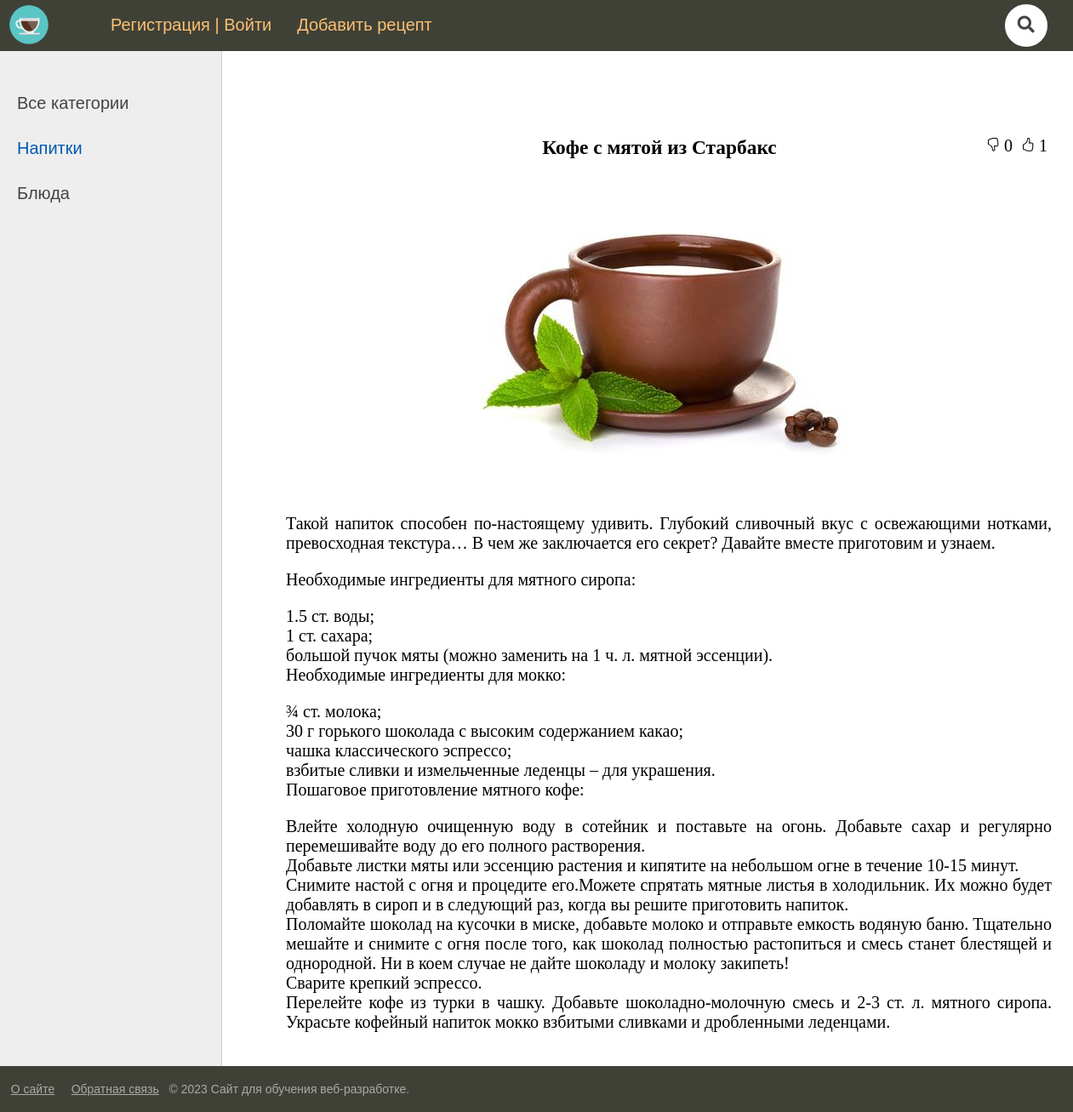
Page /post/blog/ on the committed database.
### blog/models.py (models this page shows, shortened)
class Category(models.Model):
    name = models.CharField(max_length=100, db_index=True, verbose_name="Категория")
    slug = AutoSlugField(populate_from="name", max_length=255, unique=True, db_index=True, verbose_name="URL")
    def get_absolute_url(self):
        return reverse('category', kwargs={'cat_slug': self.slug})
    class Meta:
        verbose_name = 'Категория'
        verbose_name_plural = 'Категории'
        ordering = ['id']

class Blog(models.Model):
    title = models.CharField(max_length=255, verbose_name="Заголовок")
    slug = AutoSlugField(populate_from="title", max_length=255, unique=True, db_index=True, verbose_name="URL")
    content = models.TextField(blank=True, verbose_name="Содержание")
    photo = models.ImageField(upload_to="photos/%Y/%m/%d/", verbose_name="Фото", blank=True)
    time_create = models.DateTimeField(auto_now_add=True, verbose_name="Время создания")
    time_update = models.DateTimeField(auto_now=True, verbose_name="Время изменения")
    is_published = models.BooleanField(default=False, verbose_name="Опубликовано")
    cat = models.ForeignKey('Category', on_delete=models.PROTECT, verbose_name="Категории")
    author = models.ForeignKey(User, on_delete=models.PROTECT, verbose_name="Автор")
    votes = GenericRelation("LikeDislike", related_query_name='blog')
    def __str__(self):
        return self.title
    class Meta:
        verbose_name = 'Блог'
        verbose_name_plural = 'Блоги'
        ordering = ['-time_create', 'title']

### blog/views.py (the view)
# urls.py: path('post/<slug:slug>/', ShowPost.as_view(), name='post'),
class ShowPost(DataMixin, DetailView):
    model = Blog
    template_name = "blog/post.html"
    context_object_name = "post"
    def get_context_data(self, *, object_list=None, **kwargs):
        context = super().get_context_data(**kwargs)
        c_def = self.get_user_data()
        context.update(c_def)
        context["cat_selected"] = context["post"].cat_id
        context["title"] = context["post"]
        return context

### blog/models.py (called while the page is built)
    def likes(self):
        return self.get_queryset().filter(vote__gt=0)

    def dislikes(self):
        return self.get_queryset().filter(vote__lt=0)

### blog/utils.py (called while the page is built)
    def get_user_data(self, **kwargs):
        context = kwargs
        cats = Category.objects.all()
        context["cats"] = cats
        context["header_menu"] = header_menu
        context["footer_menu"] = footer_menu
        if "cat_selected" not in context:
            context["cat_selected"] = 0
        return context

### blog/templates/blog/post.html (shortened to what this page needs)
{% extends 'blog/base.html' %}
{% load static %}
{% block content %}
<ul class="like-dislike">
    <li class="like-dislike" data-id="{{ post.id }}" data-type="blog" data-action="like" title="Нравится">
        <span><img src="{% static 'blog/images/hand-thumbs-up.svg' %}"></span>
        <span data-count="like">{{ post.votes.likes.count }}</span>
    </li>
    <li class="like-dislike" data-id="{{ post.id }}" data-type="blog" data-action="dislike" title="Не нравится">
        <span><img src="{% static 'blog/images/hand-thumbs-down.svg' %}"></span>
        <span data-count="dislike">{{ post.votes.dislikes.count }}</span>
    </li>
    <li class="content-title">
        <h3>{{post.title}}</h3>
    </li>
</ul>
{% if post.photo %}
<p><img class="img-article-left-post" src="{{post.photo.url}}"></p>
{% endif %}
<div class="post-content">{{post.content|linebreaks}}</div>
{% endblock %}

### blog/templates/blog/base.html (shortened to what this page needs)
{% load static %}
<!DOCTYPE html>
<html>
<head>
	<link type="text/css" href="{% static 'blog/css/styles.css' %}" rel="stylesheet" />
	<link rel="stylesheet" href="https://maxcdn.bootstrapcdn.com/font-awesome/4.5.0/css/font-awesome.min.css">
</head>
<body>
<table class="table-page" border=0 cellpadding="0" cellspacing="0">
<tr><td valign=top>
{% block mainmenu %}
		<div class="header">
			<ul id="mainmenu" class="mainmenu">
				<li class="logo"><a href="{% url 'home' %}"><div class="logo"></div></a></li>
				<li class="first">
				 {% if request.user.is_authenticated %}
					<li class="first"> {{user.username | upper }}&nbsp;&nbsp;<a href="{% url 'logout' %}"><img class="logout" src="{% static 'blog/images/logout1.svg' %}"</img></a></li>
				{% else %}
					<li class="first"><a href="{% url 'register' %}">Регистрация</a> | <a href="{% url 'login' %}">Войти</a></li>
				{% endif %}
				</li>
				{% for m in header_menu %}
					<li><a href="{% url m.url_name %}">{{m.title}}</a></li>
				{% endfor %}
				<li class="last">
					<li class="last">
						<link rel="stylesheet" href="https://use.fontawesome.com/releases/v5.3.1/css/all.css">
						<form class="search" action="{% url 'search' %}" method="get">
  							<i class="fa fa-search"></i>
						</form>
					</li>
				</li>
			</ul>
		</div>
{% endblock mainmenu %}
<table class="table-content" border=0 cellpadding="0" cellspacing="0">
<tr>
	<td valign="top" class="left-chapters">
	<ul id="leftchapters">
{% if cat_selected == 0 %}
		<li class="selected">Все категории</li>
{% else %}
		<li><a href="{% url 'home' %}">Все категории</a></li>
{% endif %}
{% for c in cats %}
		{% if cat_selected == c.pk %}
			<li class="selected">{{ c.name }}</li>
		{% else %}
			<li><a href="{{ c.get_absolute_url }}">{{ c.name }}</a></li>
		{% endif %}
{% endfor %}
	</ul>
</td>
<td valign="top" class="content">
	<div class="content-text">
{% block content %}
{% endblock %}
	</div>
</td></tr></table>
</td></tr>
<tr><td valign=top>
	<div id="footer">
	<p>
		{% for m in footer_menu %}
			&nbsp; <a href="{% url m.url_name %}">{{m.title}}</a> &nbsp;
		{% endfor %}
		&copy; {% now "Y" %} Сайт для обучения веб-разработке.
	</p>
	</div>
</td></tr></table>
</body>
</html>

### blog/static/blog/css/styles.css (style rules this page uses)
html, body { font-family: 'Arial'; margin: 0; padding: 0; height: 100%; width: 100%; color: #444; }
a { color: black; text-decoration: none; }
form.search { position: relative; top: 50%; left: 50%; transform: translate(-50%,-50%); transition: all 1s; width: 50px; height: 50px; background: white; box-sizing: border-box; border-radius: 25px; border: 4px solid white; padding: 5px; margin: 12px 0px 0 0px; }
.fa { box-sizing: border-box; padding: 10px; width: 42.5px; height: 42.5px; position: absolute; top: 0; right: 0; border-radius: 50%; color: #444; text-align: center; font-size: 1.2em; transition: all 1s; }
img { max-width: 600px; height: auto; }
img.img-article-left-post { display: block; max-width: auto; height: auto; padding: 0 10px 10px 0; margin-left: auto; margin-right: auto; }
.table-page { width: 100%; height: 100%; vertical-align: top; }
.table-page tr { height: 100%; }
.header { background: #3F4137; height: 60px; z-index: 999999; }
.logo { background: url('../images/logo.png') no-repeat 10px 5px; width: 70px; height: 60px; }
ul.mainmenu { list-style: none; margin: 0; padding: 0; height: 60px; color: #fdc073; font-size: 20px; overflow: hidden; }
ul.mainmenu li { float: left; margin: 18px 0px 0 30px; }
ul.mainmenu li.logo { margin: 0; }
ul.mainmenu li.last { float: right; }
ul.mainmenu li a { color: #fdc073; text-decoration: none; }
.table-content { width: 100%; min-height: 100%; height: 100%; }
.left-chapters { margin: 0; background: #eee; border-right: 1px solid #ccc; min-height: 100%; }
.left-chapters ul { width: 230px; min-height: 100%; margin: 0; padding: 20px 10px 10px 20px; list-style: none; font-size: 20px; min-height: calc(100vh - 55px); }
.left-chapters ul li { margin: 30px 0 0 0; color: #999; }
.left-chapters ul li.selected { color: #0059b2; }
.left-chapters ul li a { color: #444; text-decoration: none; }
.content { padding: 40px 20px 20px 40px; width: 100%; box-sizing: border-box; }
.content-text { margin: 60px 0 0 30px; color: #000; font-size: 20px; font-family: Yandex Sans Display Light; }
#footer { box-sizing: border-box; background: #3F4137; padding: 5px; color: #aaa; font-size: 14px; font-family: Verdana, Geneva, Arial, Helvetica; text-align: left; overflow: hidden; }
#footer a { text-decoration: underline; color: #aaa; }
ul.like-dislike { padding-left: 0; }
li.like-dislike { float: right; margin: 0px 10px 0 0px; list-style-type: none; }
.post-content { width: 900px; margin-left: auto; margin-right: auto; text-align: justify; }
li.content-title { text-align: center; margin: 0px 0px 0 60px; list-style-type: none; }

### rows in the picture
Category: name "Напитки"
Category: name "Блюда"
Blog: votes.likes.count "1", votes.dislikes.count "0", title "Кофе с мятой из Старбакс", photo (picture), content "Такой напиток способен по-настоящему удивить. Глубокий сливочный вкус с освежающими нотками, превосходная текстура… В чем же заключается его секрет? Давайте вместе приготовим и узнаем. Необходимые ингредиенты для мятного сиропа: 1.5 ст. воды; 1 ст. сахара; большой пучок мяты (можно заменить на 1 ч. л. мятной эссенции). Необходимые ингредиенты для мокко: ¾ ст. молока; 30 г горького шоколада с высоким содержанием какао; чашка классического эспрессо; взбитые сливки и измельченные леденцы – для украшения. Пошаговое приготовление мятного кофе: Влейте холодную очищенную воду в сотейник и поставьте на огонь. Добавьте сахар и регулярно перемешивайте воду до его полного растворения. Добавьте листки…"

### other values in the picture
{{ m.title }} "Добавить рецепт"
{{ m.title }} "О сайте" "Обратная связь"
